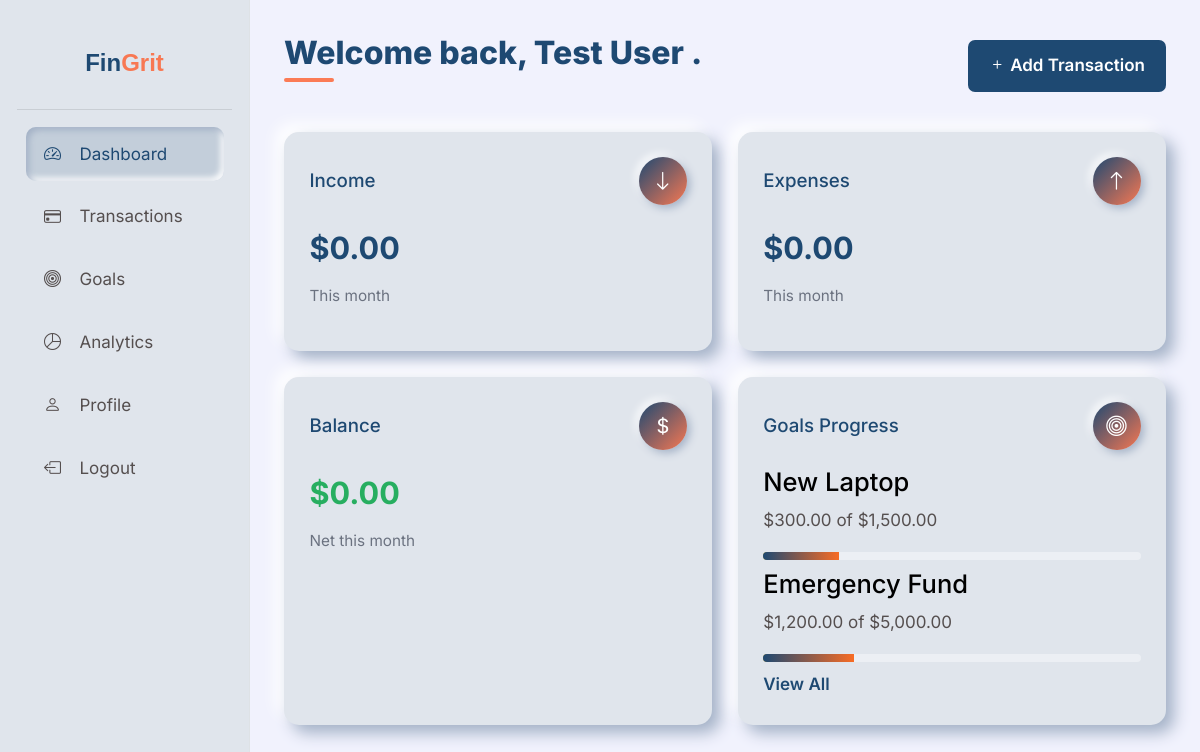
/dashboard.php (signed in), run on the app's committed database.
### tables this page shows
CREATE TABLE IF NOT EXISTS goals (
    id INT AUTO_INCREMENT PRIMARY KEY,
    user_id INT NOT NULL,
    name VARCHAR(100) NOT NULL,
    target_amount DECIMAL(10, 2) NOT NULL,
    current_savings DECIMAL(10, 2) DEFAULT 0.00,
    deadline DATE,
    created_at TIMESTAMP DEFAULT CURRENT_TIMESTAMP,
    FOREIGN KEY (user_id) REFERENCES users(id) ON DELETE CASCADE
);

### php/db.php (called while the page is built, shortened)
<?php
class Database {
    private $host;
    private $db_name;
    private $username;
    private $password;
public function __construct() {
    $this->host = getenv('DB_HOST');
    $this->db_name = getenv('DB_NAME');
    $this->username = getenv('DB_USER');
    $this->password = getenv('DB_PASS');
}
    public function connect() {
        $this->conn = null;
        try {
            $this->conn = new PDO(
                "mysql:host={$this->host};dbname={$this->db_name}",
                $this->username,
                $this->password
            );
            $this->conn->setAttribute(PDO::ATTR_ERRMODE, PDO::ERRMODE_EXCEPTION);
        } catch(PDOException $e) {
            error_log("Connection error: " . $e->getMessage());
            throw new Exception("Database connection failed");
        }
        return $this->conn;
    }
}
?>

### php/auth.php (called while the page is built, shortened)
<?php
require_once 'db.php';
require_once 'helpers.php';
class Auth {
    public function __construct() {
        $database = new Database();
    }
public function isLoggedIn() {
    return isset($_SESSION['logged_in']) && $_SESSION['logged_in'] === true;
}
    public function getCurrentUser() {
        return [
            'id' => $_SESSION['user_id'],
            'name' => $_SESSION['user_name'],
            'email' => $_SESSION['user_email']
        ];
    }
}
?>

### php/transactions.php (called while the page is built, shortened)
<?php
require_once 'db.php';
require_once 'helpers.php';
class Transaction {
    private $db;
    public function __construct() {
        $database = new Database();
        $this->db = $database->connect();
    }
    public function getSummary($userId) {
    $currentMonth = date('m');
    $currentYear = date('Y');
    $stmt = $this->db->prepare("
        SELECT
            SUM(CASE WHEN type = 'income' THEN amount ELSE 0 END) as income,
            SUM(CASE WHEN type = 'expense' THEN amount ELSE 0 END) as expense
        FROM transactions
        WHERE user_id = :user_id
        AND MONTH(date) = :month
        AND YEAR(date) = :year
    ");
    $stmt->execute([
        ':user_id' => $userId,
        ':month' => $currentMonth,
        ':year' => $currentYear
    ]);
    $row = $stmt->fetch(PDO::FETCH_ASSOC);
    return [
        'income' => $row['income'] ?? 0,
        'expense' => $row['expense'] ?? 0,
        'net' => ($row['income'] ?? 0) - ($row['expense'] ?? 0)
    ];
}
}
?>

### php/helpers.php (called while the page is built, shortened)
<?php
function formatCurrency($amount) {
    return '$' . number_format($amount, 2);
}
function calculateProgress($current, $target) {
    $progress = ($current / $target) * 100;
    return min(100, max(0, round($progress, 2)));
}
?>

### php/goals.php (called while the page is built, shortened)
<?php
require_once 'db.php';
require_once 'helpers.php';
class Goal {
    private $db;
    public function __construct() {
        $database = new Database();
        $this->db = $database->connect();
    }
    public function getAll($user_id) {
        $stmt = $this->db->prepare("SELECT * FROM goals WHERE user_id = ? ORDER BY deadline ASC");
        $stmt->execute([$user_id]);
        return $stmt->fetchAll(PDO::FETCH_ASSOC);
    }
}
?>

### dashboard.php (the view, shortened to what this page needs)
<?php
require_once 'php/transactions.php';
require_once 'php/goals.php';
$auth = new Auth();
$user = $auth->getCurrentUser();
$transaction = new Transaction();
$summary = $transaction->getSummary($user['id']);
$goal = new Goal();
$goals = $goal->getAll($user['id']);
?>
<!DOCTYPE html>
<html lang="en">
<head>
    <link href="https://cdn.jsdelivr.net/npm/bootstrap@5.3.3/dist/css/bootstrap.min.css" rel="stylesheet">
    <link href="https://cdn.jsdelivr.net/npm/bootstrap-icons@1.11.3/font/bootstrap-icons.min.css" rel="stylesheet">
    <link href="css/main.css" rel="stylesheet">
    <link href="css/specific_styles.css" rel="stylesheet">
</head>
<body>
    <div class="dashboard-container">
        <?php include 'partials/sidebar.php'; ?>
        <main class="dashboard-main">
            <header class="dashboard-header">
                <h1>Welcome back, <?php echo htmlspecialchars($user['name'] ?? 'Guest'); ?> .</h1>
                <div class="header-actions">
                    <a href="transactions.php?action=add" class="btn btn-primary">
                        <i class="bi bi-plus"></i>
                        Add Transaction
                    </a>
                </div>
            </header>
            <div class="dashboard-widgets">
                <div class="widget income-widget">
                    <div class="widget-header">
                        <h3>Income</h3>
                        <i class="bi bi-arrow-down card-icon"></i>
                    </div>
                    <div class="widget-content">
                        <p class="card-value"><?php echo formatCurrency($summary['income']); ?></p>
                        <p class="widget-subtext">This month</p>
                    </div>
                </div>
                <div class="widget expense-widget">
                    <div class="widget-header">
                        <h3>Expenses</h3>
                        <i class="bi bi-arrow-up card-icon"></i>
                    </div>
                    <div class="widget-content">
                        <p class="card-value"><?php echo formatCurrency($summary['expense']); ?></p>
                        <p class="widget-subtext">This month</p>
                    </div>
                </div>
                <div class="widget balance-widget">
                    <div class="widget-header">
                        <h3>Balance</h3>
                        <i class="bi bi-currency-dollar card-icon"></i>
                    </div>
                    <div class="widget-content">
                        <p class="card-value <?php echo $summary['net'] >= 0 ? 'positive' : 'negative'; ?>">
                            <?php echo formatCurrency($summary['net']); ?>
                        </p>
                        <p class="widget-subtext">Net this month</p>
                    </div>
                </div>
                <div class="widget goals-widget">
                    <div class="widget-header">
                        <h3>Goals Progress</h3>
                        <i class="bi bi-bullseye card-icon"></i>
                    </div>
                    <div class="widget-content">
                        <?php if (!empty($goals)): ?>
                            <?php foreach (array_slice($goals, 0, 2) as $goal): ?>
                                <div class="goal-item">
                                    <div class="goal-info">
                                        <h4><?php echo htmlspecialchars($goal['name']); ?></h4>
                                        <p><?php echo formatCurrency($goal['current_savings']); ?> of <?php echo formatCurrency($goal['target_amount']); ?></p>
                                    </div>
                                    <div class="progress-bar">
                                        <div class="progress-fill" style="width: <?php echo calculateProgress($goal['current_savings'], $goal['target_amount']); ?>%; background-color: <?php echo calculateProgress($goal['current_savings'], $goal['target_amount']) >= 100 ? '#27AE60' : '#E1B12C'; ?>"></div>
                                    </div>
                                </div>
                            <?php endforeach; ?>
                            <a href="goals.php" class="view-all">View All</a>
                        <?php else: ?>
                            <p class="no-goals">No goals yet. <a href="goals.php?action=add">Create one</a> to get started!</p>
                        <?php endif; ?>
                    </div>
                </div>
            </div>
        </main>
    </div>
</body>
</html>

### css/main.css (style rules this page uses)
a { -webkit-transition: 0.3s all ease-in-out; transition: 0.3s all ease-in-out; color: var(--bs-primary); text-decoration: underline; }
h1, h2, h3, h4, h5, h6 { color: var(--bs-heading-color); }
.btn { padding: 12px 20px; background-color: var(--bs-primary); color: var(--bs-white) !important; border: 1px solid transparent; border-radius: 7px; font-weight: 600; position: relative; }

### css/specific_styles.css (style rules this page uses)
* { box-sizing: border-box; }
html { font-size: 16px; }
h1 { font-size: 2.5rem; font-weight: 800; margin-bottom: 1.5rem; color: var(--bs-primary); }
h3 { font-size: 1.5rem; margin-bottom: 1rem; }
p { margin-bottom: 1rem; }
.page-header h1, .dashboard-header h1 { font-weight: 800; font-size: xx-large; color: var(--bs-primary); position: relative; display: inline-block; }
.page-header h1::after, .dashboard-header h1::after { content: ''; position: absolute; bottom: -10px; left: 0; width: 50px; height: 4px; background: var(--bs-secondary); border-radius: 2px; }
.btn-primary { background-color: var(--bs-primary); color: white; }
.dashboard-container { display: flex; flex-direction: column; min-height: 100vh; }
.dashboard-main { flex: 1; padding: 2rem var(--container-padding); }
.dashboard-header { display: flex; flex-direction: column; justify-content: space-between; margin-bottom: 2rem; gap: 1rem; }
.dashboard-widgets { display: grid; grid-template-columns: repeat(auto-fit, minmax(280px, 1fr)); gap: 1.5rem; margin-bottom: 2rem; }
.widget, .recent-, .transactions-container { border-radius: 15px; background: var(--form-bg); box-shadow: 8px 8px 16px var(--shadow-dark), -8px -8px 16px var(--shadow-light); transition: all var(--transition-speed) ease; padding: 1.5rem; overflow: hidden; }
.widget-header { display: flex; justify-content: space-between; align-items: center; margin-bottom: 1rem; }
.widget-header h3 { margin-bottom: 0; font-size: 1.1rem; color: var(--bs-primary); }
.widget-subtext { color: #6b7280; font-size: 0.9rem; }
.progress-bar { height: 8px; background-color: var(--input-shadow); border-radius: 4px; overflow: hidden; margin-bottom: 0.5rem; }
.progress-fill { height: 100%; transition: width 0.5s ease; background: linear-gradient(90deg, var(--bs-primary), var(--bs-secondary)); }
.card-icon { width: 48px; height: 48px; border-radius: 50%; display: flex; align-items: center; justify-content: center; background: linear-gradient(135deg, var(--bs-primary), var(--bs-secondary)); color: white; font-size: 1.2rem; box-shadow: 3px 3px 8px var(--shadow-dark), -3px -3px 8px var(--shadow-light); }
.card-value { font-size: 1.8rem; font-weight: 700; margin: 0.5rem 0; color: var(--bs-primary); }
.positive { color: #27ae60; }
.view-all { color: var(--bs-primary); text-decoration: none; font-weight: 600; display: flex; align-items: center; gap: 0.5rem; }
@media (min-width: 576px) { :root { --container-padding: 1.5rem; } }
@media (min-width: 576px) { .dashboard-header, .section-header { flex-direction: row; align-items: center; } }
@media (min-width: 768px) { :root { --container-padding: 2rem; } }
@media (min-width: 768px) { html { font-size: 17px; } }
@media (min-width: 768px) { .dashboard-container { flex-direction: row; } }
@media (min-width: 768px) { .dashboard-main { flex: 1; padding: 2rem; } }
@media (min-width: 992px) { h1 { font-size: 3rem; } }
@media (min-width: 1200px) { :root { --container-padding: 2.5rem; } }

### css/root_variables.css (style rules this page uses)
:root, [data-bs-theme=light] { --bs-body-bg: #e0e2fc6c; --bs-body-color: #554f4f; --bs-primary: #1e4972; --bs-primary-rgb: 30, 73, 114; --bs-primary-hover: var(--bs-secondary); --bs-primary-hover-rgb: var(--bs-secondary-rgb); --bs-secondary: #ff5622c2; --bs-secondary-rgb: 255, 87, 34; --bs-heading-color: #000000; --inverse-color: #494B5B; --inverse-color-rgb: 73, 75, 91; --bs-link-color: var(--bs-primary); --nav-bg: #e0e2fc; --nav-color: #ffffff; --nav-hover-color: #1f6bff; --nav-inverse: #000000; --nav-inverse-alt: #ffffff; --form-bg: #e0e5ec; --input-color: #2d4263; --input-shadow: #ffffff62; --shadow-light: #ffffff; --shadow-dark: #a3b1c6; --container-padding: 1rem; --section-spacing: 2rem; --border-radius: 12px; --transition-speed: 0.3s; }
body { font: 1rem/1.7 "Inter", sans-serif; background-color: var(--bs-body-bg); color: var(--bs-body-color); -webkit-font-smoothing: antialiased; -moz-osx-font-smoothing: grayscale; }

### data on the page
goals: name "New Laptop", current_savings "$300.00", target_amount "$1,500.00"
goals: name "Emergency Fund", current_savings "$1,200.00", target_amount "$5,000.00"

### other printed values
$user['name'] "Test User"
formatCurrency($summary['income']) "$0.00"
formatCurrency($summary['expense']) "$0.00"
formatCurrency($summary['net']) "$0.00"
